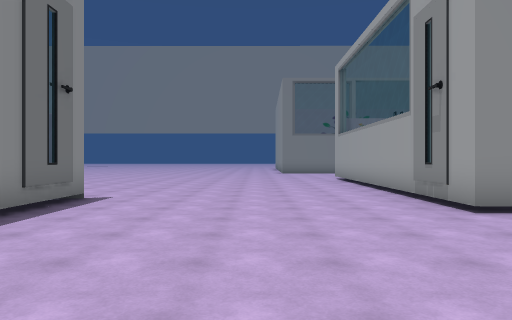
view 1 (above)

24 first-person views from a walk through a scene from a Unity 3-D project. The camera is 1.5 m above the floor, looks level and sees 70° across. The floor is counted in squares, 2 m on a side. Each view is taken from the middle of a square. On the plan, view 1 faces up. The plan holds only what a view shows up to about 11 squares ahead; the rest is blank. The place goes on beyond the plan.

view 2
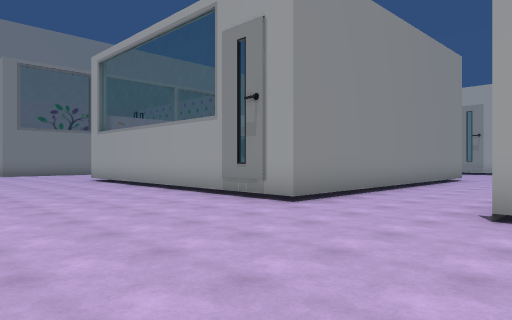

view 3
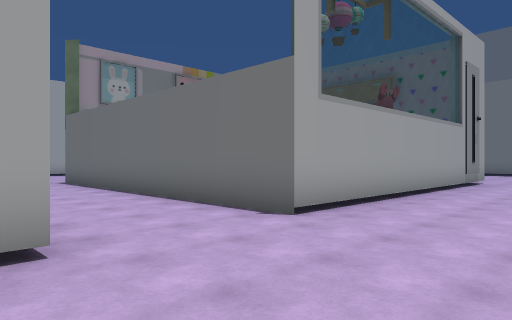

view 4
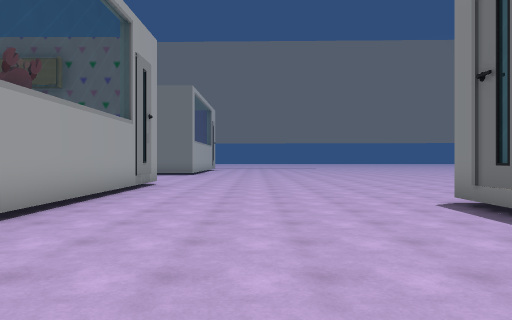

view 5
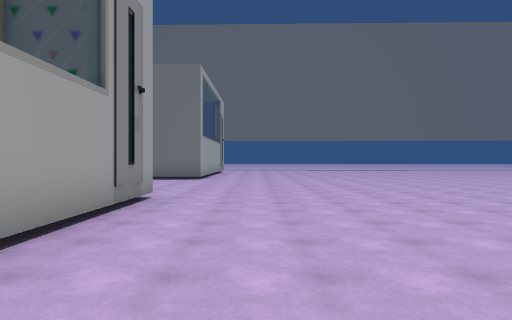

view 6
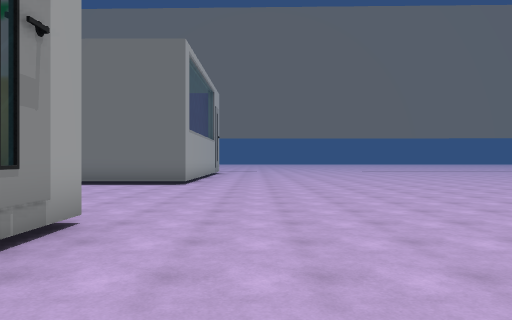

view 7
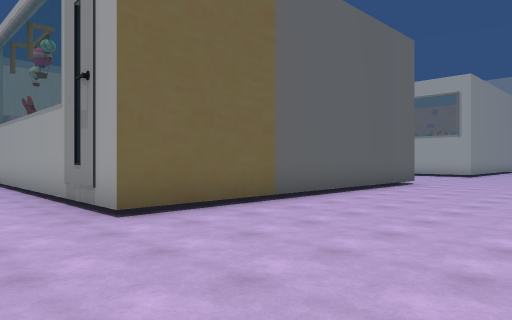

view 8
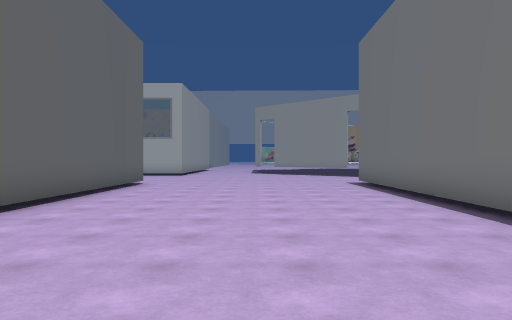

view 9
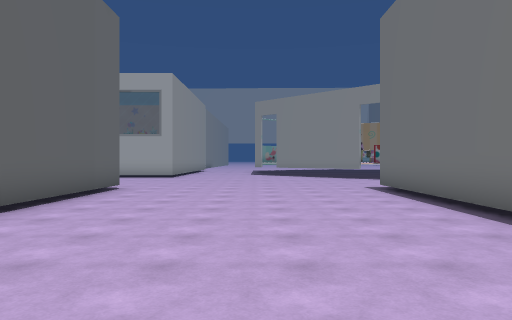

view 10
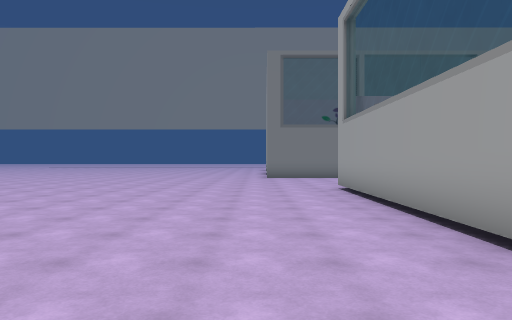

view 11
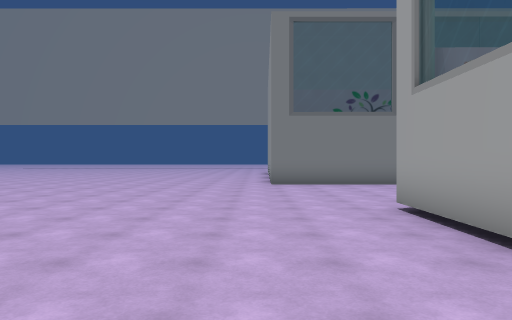

view 12
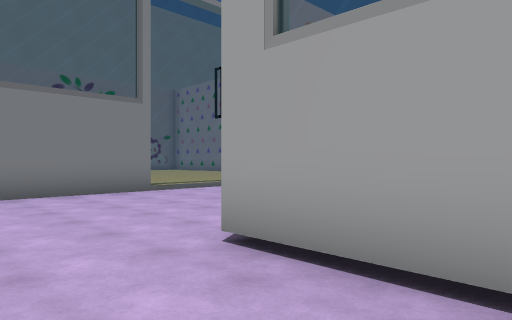

view 13
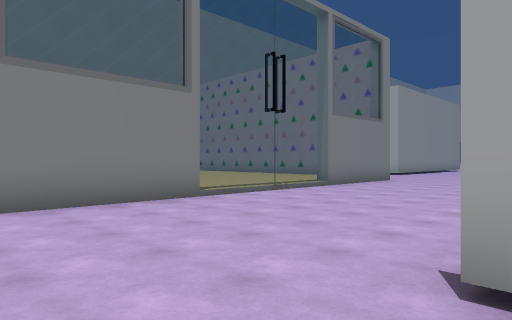

view 14
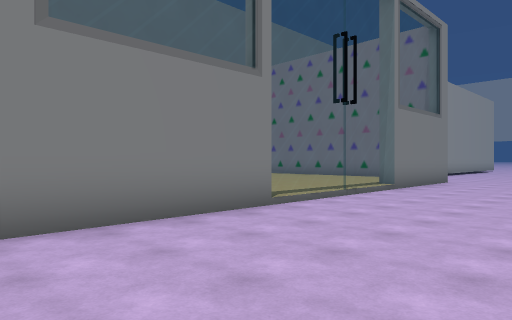

view 15
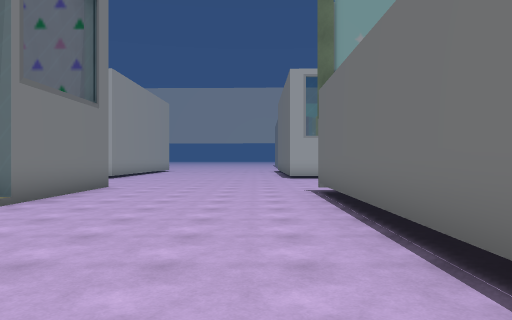

view 16
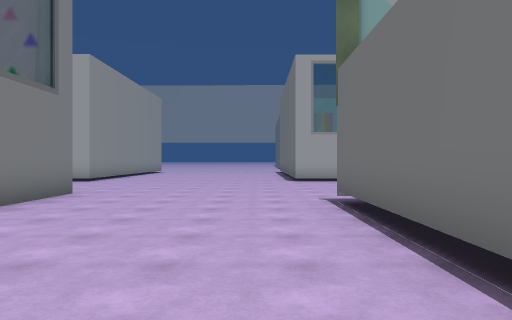

view 17
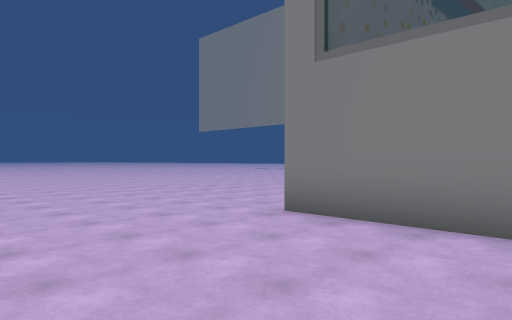

view 18
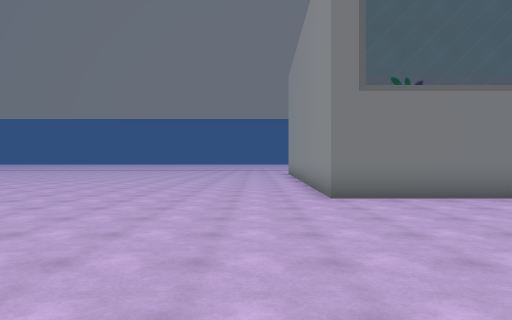

view 19
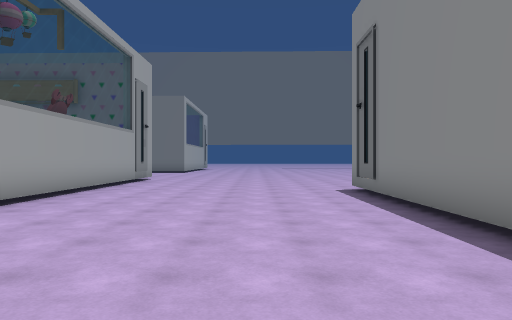

view 20
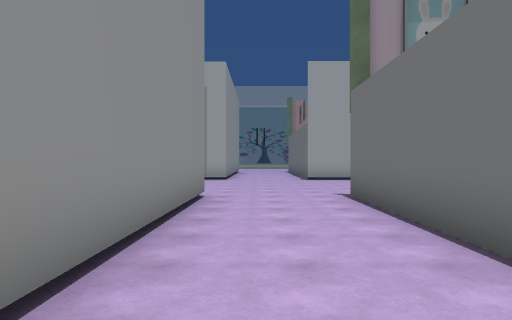

view 21
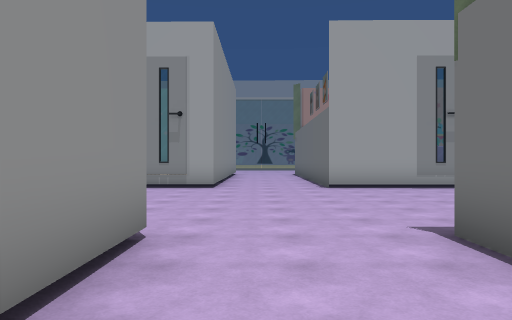

view 22
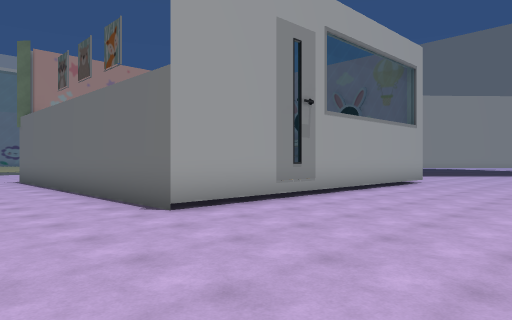

view 23
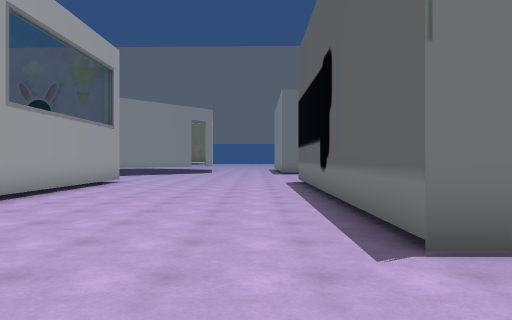

view 24
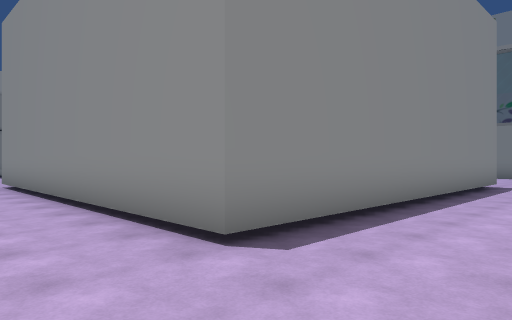

### Floor plan
Points are (right, up) in squares from view 1. A wall is a line through its corners. A room is listed if a view was taken in it or the views show most of it. See-through windows are left out.
Room 1 (views 1, 2, 3, 4, 5, 6, 7, 8, 9, 10, 11, 12, 13, 14, 15, 16, 17, 18, 19, 20, 21, 22, 23, 24)
walls: (18.8, 5.1) (18.8, 6.9); (5.9, 14.6) (12.6, 14.5) (12.6, 5.1) (3.1, 5.1) (3.2, 14.7); (12.6, -7.4) (3, -7.4) (3.1, 2.1) (12.5, 2) (12.5, -6); (-3.4, 3.7) (-3.5, -2.4); (-3.4, 7.2) (-3.4, 5.3); (18.7, -6.1) (18.7, 2) (25.5, 1.9); (5.5, 20.1) (1.5, 20.1) (1.5, 21.4); (14.2, 20.1) (10.2, 20.1) (10.2, 20.6)

Positions as (right, up) in squares from view 1, and headings:
1: (0, 0), facing up
2: (-2, 1), facing up-right
3: (0, 6), facing down-right
4: (0, 4), facing down
5: (1, 0), facing down
6: (1, -3), facing down
7: (1, -12), facing up-right
8: (1, -11), facing right
9: (3, -11), facing right
10: (1, 5), facing up
11: (1, 9), facing up
12: (1, 12), facing up-right
13: (1, 14), facing up-right
14: (1, 16), facing up-right
15: (4, 16), facing right
16: (6, 16), facing right
17: (5, 16), facing up-left
18: (0, 13), facing up
19: (-1, 7), facing down
20: (5, 4), facing right
21: (9, 4), facing right
22: (14, 5), facing down-right
23: (14, 5), facing down
24: (15, 3), facing up-left
